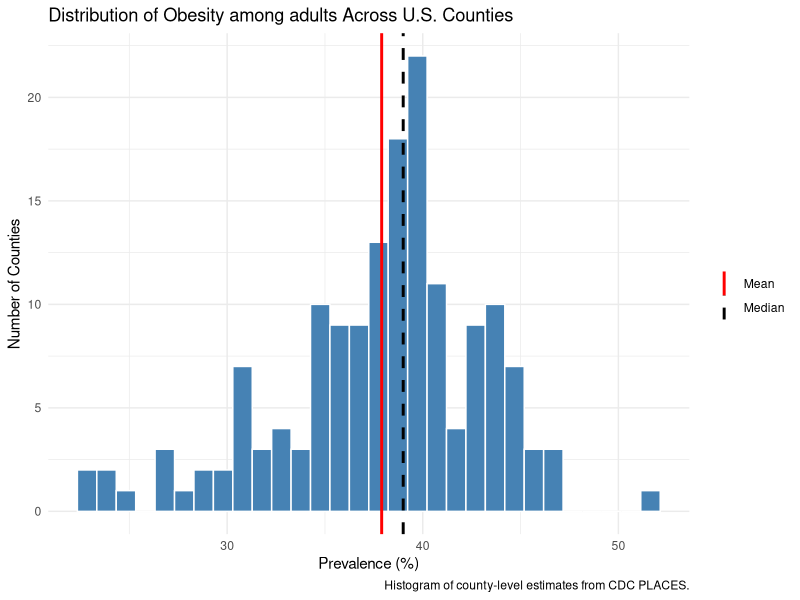
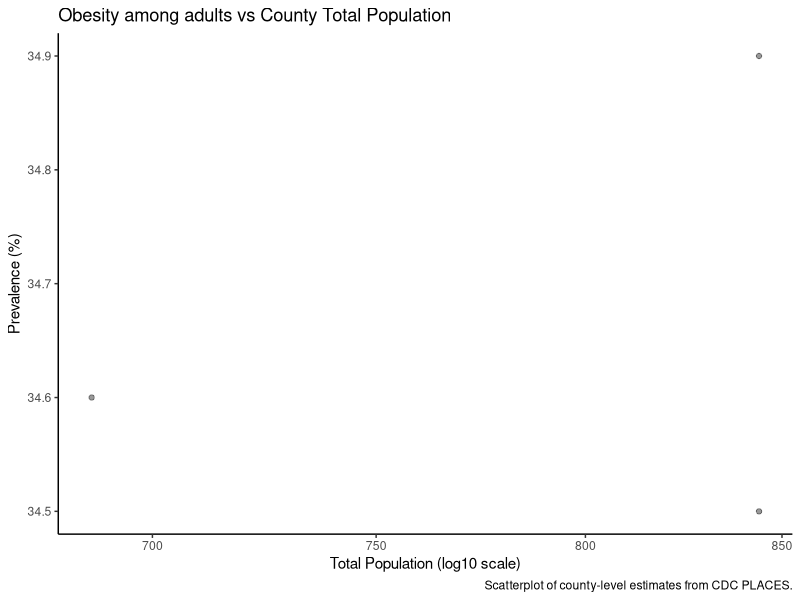
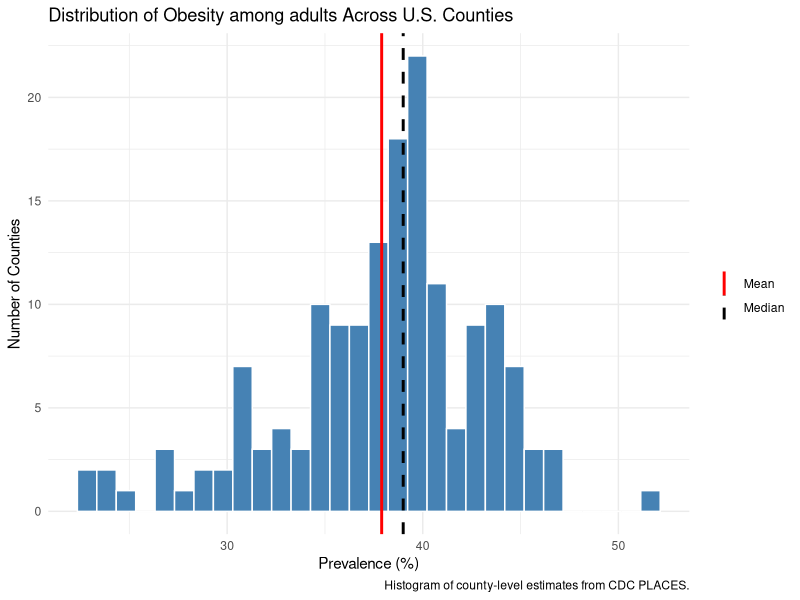
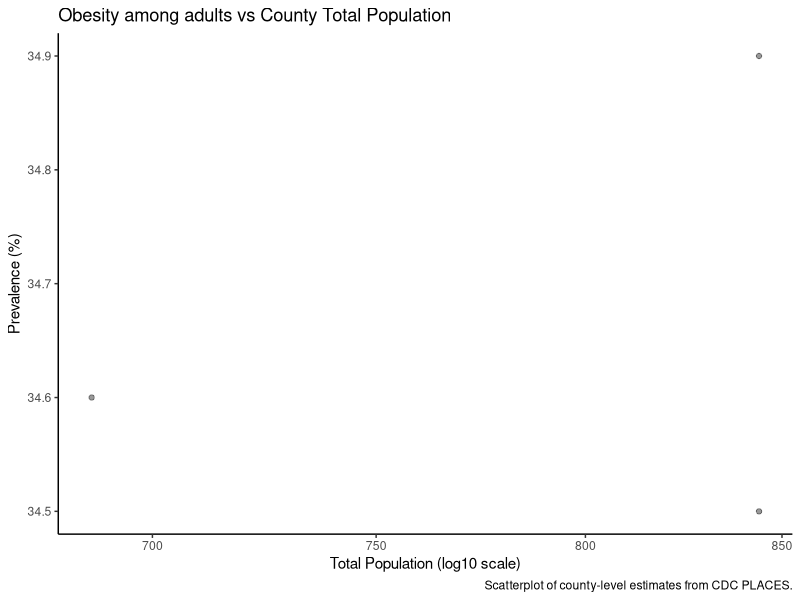

Generate these figures, in order, with R:
# =====================
# CP02 - Data Exploration
# =====================

# Packages
library(ggplot2)

# =====================
# Load data (USE RELATIVE PATH)
# =====================
places_raw <- read.csv(
  "data/raw/PLACES_sample.csv",
  stringsAsFactors = FALSE
)

# =====================
# Data Cleaning
# =====================

to_num <- function(x) {
  x <- trimws(as.character(x))
  x[x %in% c("", "NA", "NaN", "NULL")] <- NA
  suppressWarnings(as.numeric(x))
}

places_raw$Data_Value <- to_num(places_raw$Data_Value)
places_raw$Low_Confidence_Limit <- to_num(places_raw$Low_Confidence_Limit)
places_raw$High_Confidence_Limit <- to_num(places_raw$High_Confidence_Limit)
places_raw$TotalPopulation <- to_num(places_raw$TotalPopulation)

# =====================
# Variable Overview Table
# =====================

variable_table <- data.frame(
  Variable = c("StateAbbr","LocationName","Measure","Data_Value","Data_Value_Unit",
               "Low_Confidence_Limit","High_Confidence_Limit","TotalPopulation"),
  Type = c("Categorical","Categorical","Categorical","Continuous","Categorical",
           "Continuous","Continuous","Continuous"),
  Class = c(class(places_raw$StateAbbr)[1], class(places_raw$LocationName)[1],
            class(places_raw$Measure)[1], class(places_raw$Data_Value)[1],
            class(places_raw$Data_Value_Unit)[1], class(places_raw$Low_Confidence_Limit)[1],
            class(places_raw$High_Confidence_Limit)[1], class(places_raw$TotalPopulation)[1]),
  row.names = NULL
)

# =====================
# Histogram - Obesity Distribution
# =====================

chosen_measure <- "Obesity among adults"

if (!chosen_measure %in% places_raw$Measure) {
  stop("chosen_measure not found. Check spelling.")
}

obesity_data <- places_raw[
  places_raw$Measure == chosen_measure & !is.na(places_raw$Data_Value),
]

unit_val <- unique(obesity_data$Data_Value_Unit[!is.na(obesity_data$Data_Value_Unit)])[1]
if (is.na(unit_val)) unit_val <- ""

mean_val <- mean(obesity_data$Data_Value)
median_val <- median(obesity_data$Data_Value)

ggplot(obesity_data, aes(x = Data_Value)) +
  geom_histogram(bins = 30, fill = "steelblue", color = "white") +
  geom_vline(aes(xintercept = mean_val, color = "Mean"), linewidth = 1) +
  geom_vline(aes(xintercept = median_val, color = "Median"), linewidth = 1, linetype = "dashed") +
  scale_color_manual(values = c("Mean" = "red", "Median" = "black")) +
  labs(
    title = paste("Distribution of", chosen_measure, "Across U.S. Counties"),
    x = paste0("Prevalence (", unit_val, ")"),
    y = "Number of Counties",
    color = "",
    caption = "Histogram of county-level estimates from CDC PLACES."
  ) +
  theme_minimal()

ggsave("output/figures/cp02_histogram.png", width = 6, height = 4)

# =====================
# Scatterplot - Obesity vs Population
# =====================

scatter_data <- obesity_data[
  !is.na(obesity_data$TotalPopulation) &
    !is.na(obesity_data$Data_Value),
]

ggplot(scatter_data, aes(x = TotalPopulation, y = Data_Value)) +
  geom_point(alpha = 0.4) +
  scale_x_log10() +
  labs(
    title = paste(chosen_measure, "vs County Total Population"),
    x = "Total Population (log10 scale)",
    y = paste0("Prevalence (", unit_val, ")"),
    caption = "Scatterplot of county-level estimates from CDC PLACES."
  ) +
  theme_classic()

ggsave("output/figures/cp02_scatterplot.png", width = 6, height = 4)
